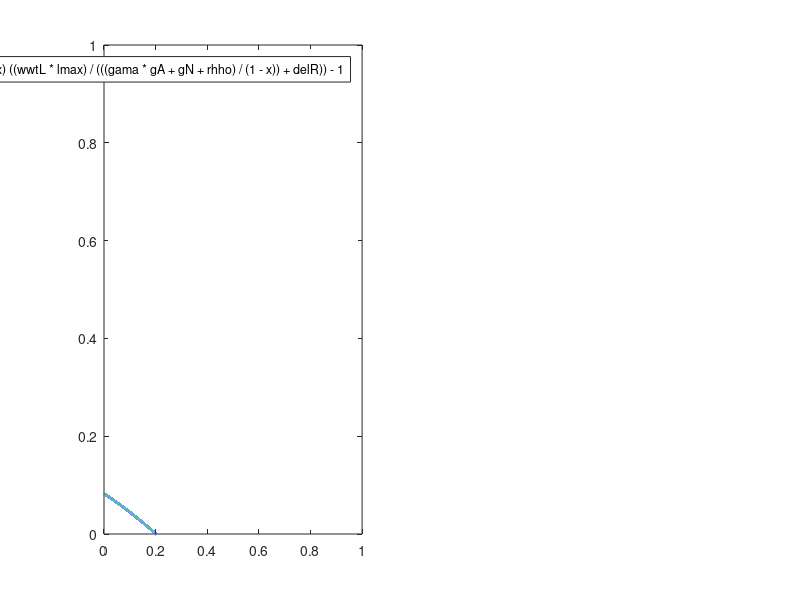

Write the MATLAB code that produced this figure. (Note: this script raises an error after producing the figure.)
% lmaxsc = lmax/100 where lmaxsc in (0,1)

clc
clear
close all

params = [0.00842001841542753;0.191173019746943;0.0760497257032793;0.352346831115974];

lmax = 100*params(1);
wwtL = params(2);
pssi = params(3);
alfa = params(4);

gama = 2;
grow = 0.01141;      
rhho = 0.02;
popg = 0.005859;
delK = 0.04317;
delR = 0.1;
tauK = 0.1;         % Acemoglu et al BPEA
tauR = 0.0;         % Acemoglu et al BPEA
tauH = 0.255;       % Acemoglu et al BPEA
teta = 1-(1/0.704); % Lee and Shin
hhhh = 1-0.47;      % Frey and Osborne 

gA = grow;
gN = popg;

r = (gama*gA + gN + rhho)/(1-tauK);

rK = r;
rR = r;

hlad = ((1+tauR)*(rR+delR))/wwtL;

INTT = (1-teta)*(lmax^(1/(1-teta)) - hlad^(1/(1-teta)));

Phhi = (hlad/(wwtL^(teta/(1-teta)))) + (INTT/((hlad*wwtL)^(teta/(1-teta)))); 

z = ((pssi^((1-alfa)/(1-alfa-pssi)))*((alfa/(r+delK))^(alfa/(1-alfa-pssi)))*hhhh)*(Phhi^(((1-teta)/teta)*((1-alfa)/(1-alfa-pssi))));

y = ((alfa/(rK+delK))^(alfa/(1-alfa)))*(hhhh^((1-alfa-pssi)/(1-alfa)))*(z^(pssi/(1-alfa)));

k = (alfa*y)/(rK+delK);

wwtH = ((1-alfa-pssi)*y)/hhhh;

xtot = (((pssi*y)/((z^teta)*(1+tauR)*(rR+delR)))^(1/(1-teta)))*INTT;

ltot = (((pssi*y)/((z^teta)*wwtL))^(1/(1-teta)))*hlad;

K2Y = (k+xtot)/y;

iK = (grow+popg+delK)*k;
iR = (grow+popg+delR)*xtot;

uuuu = 1-hhhh-ltot;

iRshare = iR/(iR+iK);

min2meanw = wwtL/((hhhh*wwtH + ltot*wwtL)/(hhhh+ltot));

TTTT = tauK*(rK*k+rR*xtot) + tauH*wwtH*hhhh + tauR*(rR+delR)*xtot;

btil = wwtL;
dtil = (TTTT - uuuu*btil)/(ltot);

conu = btil;
conl = wwtL+dtil;

labsh = (wwtL*ltot + wwtH*hhhh)/y;

figure(1)
subplot(1,2,1)
fplot(@(x) ((wwtL*lmax)/(((gama*gA+gN+rhho)/(1-x)) + delR ))-1,'LineWidth',2)
xlim([0 1])
ylim([0 1])
xline(0,'LineStyle','--')
yline(0,'LineStyle','--')
box off
hold on
xx = linspace(-1, 1, 100);
yy = ((wwtL*lmax)./(((gama*gA+gN+rhho)./(1-xx)) + delR ))-1;
fill([xx, fliplr(xx)], [yy, ones(size(xx))], 'cyan', 'FaceAlpha', 0.5, 'EdgeColor', 'none');
hold off
title('benchmark minimum wage')
ylabel('Robot tax $\tau_R$','Interpreter','latex')
xlabel('Capital income tax $\tau_K$','Interpreter','latex')
text(0.2,0.5,'No automation','FontSize',12,'FontWeight','bold','Color','blue')
subplot(1,2,2)
fplot(@(x) ((1.25*wwtL*lmax)/(((gama*gA+gN+rhho)/(1-x)) + delR ))-1,'LineWidth',2)
xlim([0 1])
ylim([0 1])
xline(0,'LineStyle','--')
yline(0,'LineStyle','--')
box off
hold on
xx = linspace(-1, 1, 100);
yy = ((1.25*wwtL*lmax)./(((gama*gA+gN+rhho)./(1-xx)) + delR ))-1;
fill([xx, fliplr(xx)], [yy, ones(size(xx))], 'cyan', 'FaceAlpha', 0.5, 'EdgeColor', 'none');
hold off
title('25% higher minimum wage')
ylabel('Robot tax $\tau_R$','Interpreter','latex')
xlabel('Capital income tax $\tau_K$','Interpreter','latex')
text(0.2,0.5,'No automation','FontSize',12,'FontWeight','bold','Color','blue')


